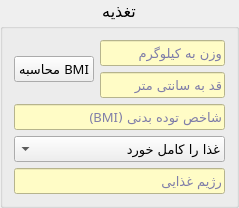
       <widget class="QGroupBox" name="grp_nutrition">
        <property name="font">
         <font>
          <family>IRANYekanXFaNum ExtraBold</family>
          <pointsize>12</pointsize>
          <weight>50</weight>
          <italic>false</italic>
          <bold>false</bold>
         </font>
        </property>
        <property name="title">
         <string>تغذیه</string>
        </property>
        <property name="alignment">
         <set>Qt::AlignCenter</set>
        </property>
        <layout class="QGridLayout" name="gridLayout_12">
         <item row="0" column="0">
          <layout class="QGridLayout" name="lot_nutrition">
           <item row="0" column="1">
            <widget class="QLineEdit" name="txt_weight">
             <property name="palette">
              <palette>
               <active>
                <colorrole role="WindowText">
                 <brush brushstyle="SolidPattern">
                  <color alpha="255">
                   <red>0</red>
                   <green>0</green>
                   <blue>139</blue>
                  </color>
                 </brush>
                </colorrole>
                <colorrole role="Button">
                 <brush brushstyle="SolidPattern">
                  <color alpha="255">
                   <red>255</red>
                   <green>252</green>
                   <blue>198</blue>
                  </color>
                 </brush>
                </colorrole>
                <colorrole role="Text">
                 <brush brushstyle="SolidPattern">
                  <color alpha="255">
                   <red>0</red>
                   <green>0</green>
                   <blue>139</blue>
                  </color>
                 </brush>
                </colorrole>
                <colorrole role="ButtonText">
                 <brush brushstyle="SolidPattern">
                  <color alpha="255">
                   <red>0</red>
                   <green>0</green>
                   <blue>139</blue>
                  </color>
                 </brush>
                </colorrole>
                <colorrole role="Base">
                 <brush brushstyle="SolidPattern">
                  <color alpha="255">
                   <red>255</red>
                   <green>252</green>
                   <blue>198</blue>
                  </color>
                 </brush>
                </colorrole>
                <colorrole role="Window">
                 <brush brushstyle="SolidPattern">
                  <color alpha="255">
                   <red>255</red>
                   <green>252</green>
                   <blue>198</blue>
                  </color>
                 </brush>
                </colorrole>
                <colorrole role="PlaceholderText">
                 <brush brushstyle="NoBrush">
                  <color alpha="128">
                   <red>0</red>
                   <green>0</green>
                   <blue>139</blue>
                  </color>
                 </brush>
                </colorrole>
               </active>
               <inactive>
                <colorrole role="WindowText">
                 <brush brushstyle="SolidPattern">
                  <color alpha="255">
                   <red>0</red>
                   <green>0</green>
                   <blue>139</blue>
                  </color>
                 </brush>
                </colorrole>
                <colorrole role="Button">
                 <brush brushstyle="SolidPattern">
                  <color alpha="255">
                   <red>255</red>
                   <green>252</green>
                   <blue>198</blue>
                  </color>
                 </brush>
                </colorrole>
                <colorrole role="Text">
                 <brush brushstyle="SolidPattern">
                  <color alpha="255">
                   <red>0</red>
                   <green>0</green>
                   <blue>139</blue>
                  </color>
                 </brush>
                </colorrole>
                <colorrole role="ButtonText">
                 <brush brushstyle="SolidPattern">
                  <color alpha="255">
                   <red>0</red>
                   <green>0</green>
                   <blue>139</blue>
                  </color>
                 </brush>
                </colorrole>
                <colorrole role="Base">
                 <brush brushstyle="SolidPattern">
                  <color alpha="255">
                   <red>255</red>
                   <green>252</green>
                   <blue>198</blue>
                  </color>
                 </brush>
                </colorrole>
                <colorrole role="Window">
                 <brush brushstyle="SolidPattern">
                  <color alpha="255">
                   <red>255</red>
                   <green>252</green>
                   <blue>198</blue>
                  </color>
                 </brush>
                </colorrole>
                <colorrole role="PlaceholderText">
                 <brush brushstyle="NoBrush">
                  <color alpha="128">
                   <red>0</red>
                   <green>0</green>
                   <blue>139</blue>
                  </color>
                 </brush>
                </colorrole>
               </inactive>
               <disabled>
                <colorrole role="WindowText">
                 <brush brushstyle="SolidPattern">
                  <color alpha="255">
                   <red>0</red>
                   <green>0</green>
                   <blue>139</blue>
                  </color>
                 </brush>
                </colorrole>
                <colorrole role="Button">
                 <brush brushstyle="SolidPattern">
                  <color alpha="255">
                   <red>255</red>
                   <green>252</green>
                   <blue>198</blue>
                  </color>
                 </brush>
                </colorrole>
                <colorrole role="Text">
                 <brush brushstyle="SolidPattern">
                  <color alpha="255">
                   <red>0</red>
                   <green>0</green>
                   <blue>139</blue>
                  </color>
                 </brush>
                </colorrole>
                <colorrole role="ButtonText">
                 <brush brushstyle="SolidPattern">
                  <color alpha="255">
                   <red>0</red>
                   <green>0</green>
                   <blue>139</blue>
                  </color>
                 </brush>
                </colorrole>
                <colorrole role="Base">
                 <brush brushstyle="SolidPattern">
                  <color alpha="255">
                   <red>255</red>
                   <green>252</green>
                   <blue>198</blue>
                  </color>
                 </brush>
                </colorrole>
                <colorrole role="Window">
                 <brush brushstyle="SolidPattern">
                  <color alpha="255">
                   <red>255</red>
                   <green>252</green>
                   <blue>198</blue>
                  </color>
                 </brush>
                </colorrole>
                <colorrole role="PlaceholderText">
                 <brush brushstyle="NoBrush">
                  <color alpha="128">
                   <red>0</red>
                   <green>0</green>
                   <blue>139</blue>
                  </color>
                 </brush>
                </colorrole>
               </disabled>
              </palette>
             </property>
             <property name="font">
              <font>
               <family>IRANYekanXFaNum</family>
               <pointsize>10</pointsize>
               <weight>50</weight>
               <italic>false</italic>
               <bold>false</bold>
               <kerning>false</kerning>
              </font>
             </property>
             <property name="placeholderText">
              <string>وزن به کیلوگرم</string>
             </property>
            </widget>
           </item>
           <item row="1" column="1">
            <widget class="QLineEdit" name="txt_height">
             <property name="palette">
              <palette>
               <active>
                <colorrole role="WindowText">
                 <brush brushstyle="SolidPattern">
                  <color alpha="255">
                   <red>0</red>
                   <green>0</green>
                   <blue>139</blue>
                  </color>
                 </brush>
                </colorrole>
                <colorrole role="Button">
                 <brush brushstyle="SolidPattern">
                  <color alpha="255">
                   <red>255</red>
                   <green>252</green>
                   <blue>198</blue>
                  </color>
                 </brush>
                </colorrole>
                <colorrole role="Text">
                 <brush brushstyle="SolidPattern">
                  <color alpha="255">
                   <red>0</red>
                   <green>0</green>
                   <blue>139</blue>
                  </color>
                 </brush>
                </colorrole>
                <colorrole role="ButtonText">
                 <brush brushstyle="SolidPattern">
                  <color alpha="255">
                   <red>0</red>
                   <green>0</green>
                   <blue>139</blue>
                  </color>
                 </brush>
                </colorrole>
                <colorrole role="Base">
                 <brush brushstyle="SolidPattern">
                  <color alpha="255">
                   <red>255</red>
                   <green>252</green>
                   <blue>198</blue>
                  </color>
                 </brush>
                </colorrole>
                <colorrole role="Window">
                 <brush brushstyle="SolidPattern">
                  <color alpha="255">
                   <red>255</red>
                   <green>252</green>
                   <blue>198</blue>
                  </color>
                 </brush>
                </colorrole>
                <colorrole role="PlaceholderText">
                 <brush brushstyle="NoBrush">
                  <color alpha="128">
                   <red>0</red>
                   <green>0</green>
                   <blue>139</blue>
                  </color>
                 </brush>
                </colorrole>
               </active>
               <inactive>
                <colorrole role="WindowText">
                 <brush brushstyle="SolidPattern">
                  <color alpha="255">
                   <red>0</red>
                   <green>0</green>
                   <blue>139</blue>
                  </color>
                 </brush>
                </colorrole>
                <colorrole role="Button">
                 <brush brushstyle="SolidPattern">
                  <color alpha="255">
                   <red>255</red>
                   <green>252</green>
                   <blue>198</blue>
                  </color>
                 </brush>
                </colorrole>
                <colorrole role="Text">
                 <brush brushstyle="SolidPattern">
                  <color alpha="255">
                   <red>0</red>
                   <green>0</green>
                   <blue>139</blue>
                  </color>
                 </brush>
                </colorrole>
                <colorrole role="ButtonText">
                 <brush brushstyle="SolidPattern">
                  <color alpha="255">
                   <red>0</red>
                   <green>0</green>
                   <blue>139</blue>
                  </color>
                 </brush>
                </colorrole>
                <colorrole role="Base">
                 <brush brushstyle="SolidPattern">
                  <color alpha="255">
                   <red>255</red>
                   <green>252</green>
                   <blue>198</blue>
                  </color>
                 </brush>
                </colorrole>
                <colorrole role="Window">
                 <brush brushstyle="SolidPattern">
                  <color alpha="255">
                   <red>255</red>
                   <green>252</green>
                   <blue>198</blue>
                  </color>
                 </brush>
                </colorrole>
                <colorrole role="PlaceholderText">
                 <brush brushstyle="NoBrush">
                  <color alpha="128">
                   <red>0</red>
                   <green>0</green>
                   <blue>139</blue>
                  </color>
                 </brush>
                </colorrole>
               </inactive>
               <disabled>
                <colorrole role="WindowText">
                 <brush brushstyle="SolidPattern">
                  <color alpha="255">
                   <red>0</red>
                   <green>0</green>
                   <blue>139</blue>
                  </color>
                 </brush>
                </colorrole>
                <colorrole role="Button">
                 <brush brushstyle="SolidPattern">
                  <color alpha="255">
                   <red>255</red>
                   <green>252</green>
                   <blue>198</blue>
                  </color>
                 </brush>
                </colorrole>
                <colorrole role="Text">
                 <brush brushstyle="SolidPattern">
                  <color alpha="255">
                   <red>0</red>
                   <green>0</green>
                   <blue>139</blue>
                  </color>
                 </brush>
                </colorrole>
                <colorrole role="ButtonText">
                 <brush brushstyle="SolidPattern">
                  <color alpha="255">
                   <red>0</red>
                   <green>0</green>
                   <blue>139</blue>
                  </color>
                 </brush>
                </colorrole>
                <colorrole role="Base">
                 <brush brushstyle="SolidPattern">
                  <color alpha="255">
                   <red>255</red>
                   <green>252</green>
                   <blue>198</blue>
                  </color>
                 </brush>
                </colorrole>
                <colorrole role="Window">
                 <brush brushstyle="SolidPattern">
                  <color alpha="255">
                   <red>255</red>
                   <green>252</green>
                   <blue>198</blue>
                  </color>
                 </brush>
                </colorrole>
                <colorrole role="PlaceholderText">
                 <brush brushstyle="NoBrush">
                  <color alpha="128">
                   <red>0</red>
                   <green>0</green>
                   <blue>139</blue>
                  </color>
                 </brush>
                </colorrole>
               </disabled>
              </palette>
             </property>
             <property name="font">
              <font>
               <family>IRANYekanXFaNum</family>
               <pointsize>10</pointsize>
               <weight>50</weight>
               <italic>false</italic>
               <bold>false</bold>
               <kerning>false</kerning>
              </font>
             </property>
             <property name="placeholderText">
              <string>قد به سانتی متر</string>
             </property>
            </widget>
           </item>
           <item row="2" column="0" colspan="2">
            <widget class="QLineEdit" name="txt_bmi">
             <property name="palette">
              <palette>
               <active>
                <colorrole role="WindowText">
                 <brush brushstyle="SolidPattern">
                  <color alpha="255">
                   <red>0</red>
                   <green>0</green>
                   <blue>139</blue>
                  </color>
                 </brush>
                </colorrole>
                <colorrole role="Button">
                 <brush brushstyle="SolidPattern">
                  <color alpha="255">
                   <red>255</red>
                   <green>252</green>
                   <blue>198</blue>
                  </color>
                 </brush>
                </colorrole>
                <colorrole role="Text">
                 <brush brushstyle="SolidPattern">
                  <color alpha="255">
                   <red>0</red>
                   <green>0</green>
                   <blue>139</blue>
                  </color>
                 </brush>
                </colorrole>
                <colorrole role="ButtonText">
                 <brush brushstyle="SolidPattern">
                  <color alpha="255">
                   <red>0</red>
                   <green>0</green>
                   <blue>139</blue>
                  </color>
                 </brush>
                </colorrole>
                <colorrole role="Base">
                 <brush brushstyle="SolidPattern">
                  <color alpha="255">
                   <red>255</red>
                   <green>252</green>
                   <blue>198</blue>
                  </color>
                 </brush>
                </colorrole>
                <colorrole role="Window">
                 <brush brushstyle="SolidPattern">
                  <color alpha="255">
                   <red>255</red>
                   <green>252</green>
                   <blue>198</blue>
                  </color>
                 </brush>
                </colorrole>
                <colorrole role="PlaceholderText">
                 <brush brushstyle="NoBrush">
                  <color alpha="128">
                   <red>0</red>
                   <green>0</green>
                   <blue>139</blue>
                  </color>
                 </brush>
                </colorrole>
               </active>
               <inactive>
                <colorrole role="WindowText">
                 <brush brushstyle="SolidPattern">
                  <color alpha="255">
                   <red>0</red>
                   <green>0</green>
                   <blue>139</blue>
                  </color>
                 </brush>
                </colorrole>
                <colorrole role="Button">
                 <brush brushstyle="SolidPattern">
                  <color alpha="255">
                   <red>255</red>
                   <green>252</green>
                   <blue>198</blue>
                  </color>
                 </brush>
                </colorrole>
                <colorrole role="Text">
                 <brush brushstyle="SolidPattern">
                  <color alpha="255">
                   <red>0</red>
                   <green>0</green>
                   <blue>139</blue>
                  </color>
                 </brush>
                </colorrole>
                <colorrole role="ButtonText">
                 <brush brushstyle="SolidPattern">
                  <color alpha="255">
                   <red>0</red>
                   <green>0</green>
                   <blue>139</blue>
                  </color>
                 </brush>
                </colorrole>
                <colorrole role="Base">
                 <brush brushstyle="SolidPattern">
                  <color alpha="255">
                   <red>255</red>
                   <green>252</green>
                   <blue>198</blue>
                  </color>
                 </brush>
                </colorrole>
                <colorrole role="Window">
                 <brush brushstyle="SolidPattern">
                  <color alpha="255">
                   <red>255</red>
                   <green>252</green>
                   <blue>198</blue>
                  </color>
                 </brush>
                </colorrole>
                <colorrole role="PlaceholderText">
                 <brush brushstyle="NoBrush">
                  <color alpha="128">
                   <red>0</red>
                   <green>0</green>
                   <blue>139</blue>
                  </color>
                 </brush>
                </colorrole>
               </inactive>
               <disabled>
                <colorrole role="WindowText">
                 <brush brushstyle="SolidPattern">
                  <color alpha="255">
                   <red>0</red>
                   <green>0</green>
                   <blue>139</blue>
                  </color>
                 </brush>
                </colorrole>
                <colorrole role="Button">
                 <brush brushstyle="SolidPattern">
                  <color alpha="255">
                   <red>255</red>
                   <green>252</green>
                   <blue>198</blue>
                  </color>
                 </brush>
                </colorrole>
                <colorrole role="Text">
                 <brush brushstyle="SolidPattern">
                  <color alpha="255">
                   <red>0</red>
                   <green>0</green>
                   <blue>139</blue>
                  </color>
                 </brush>
                </colorrole>
                <colorrole role="ButtonText">
                 <brush brushstyle="SolidPattern">
                  <color alpha="255">
                   <red>0</red>
                   <green>0</green>
                   <blue>139</blue>
                  </color>
                 </brush>
                </colorrole>
                <colorrole role="Base">
                 <brush brushstyle="SolidPattern">
                  <color alpha="255">
                   <red>255</red>
                   <green>252</green>
                   <blue>198</blue>
                  </color>
                 </brush>
                </colorrole>
                <colorrole role="Window">
                 <brush brushstyle="SolidPattern">
                  <color alpha="255">
                   <red>255</red>
                   <green>252</green>
                   <blue>198</blue>
                  </color>
                 </brush>
                </colorrole>
                <colorrole role="PlaceholderText">
                 <brush brushstyle="NoBrush">
                  <color alpha="128">
                   <red>0</red>
                   <green>0</green>
                   <blue>139</blue>
                  </color>
                 </brush>
                </colorrole>
               </disabled>
              </palette>
             </property>
             <property name="font">
              <font>
               <family>IRANYekanXFaNum</family>
               <pointsize>10</pointsize>
               <weight>50</weight>
               <italic>false</italic>
               <bold>false</bold>
               <kerning>false</kerning>
              </font>
             </property>
             <property name="styleSheet">
              <string notr="true"/>
             </property>
             <property name="readOnly">
              <bool>true</bool>
             </property>
             <property name="placeholderText">
              <string>شاخص توده بدنی (BMI)</string>
             </property>
            </widget>
           </item>
           <item row="3" column="0" colspan="2">
            <widget class="QComboBox" name="cbx_eat">
             <property name="font">
              <font>
               <family>IRANYekanXFaNum</family>
               <pointsize>10</pointsize>
               <weight>50</weight>
               <italic>false</italic>
               <bold>false</bold>
               <kerning>false</kerning>
              </font>
             </property>
             <property name="layoutDirection">
              <enum>Qt::RightToLeft</enum>
             </property>
             <item>
              <property name="text">
               <string>غذا را کامل خورد</string>
              </property>
             </item>
             <item>
              <property name="text">
               <string>نصف خورد</string>
              </property>
             </item>
             <item>
              <property name="text">
               <string>کمتر از نصف خورد</string>
              </property>
             </item>
             <item>
              <property name="text">
               <string>نخورد</string>
              </property>
             </item>
            </widget>
           </item>
           <item row="6" column="0" colspan="2">
            <widget class="QLineEdit" name="txt_diet">
             <property name="palette">
              <palette>
               <active>
                <colorrole role="WindowText">
                 <brush brushstyle="SolidPattern">
                  <color alpha="255">
                   <red>0</red>
                   <green>0</green>
                   <blue>139</blue>
                  </color>
                 </brush>
                </colorrole>
                <colorrole role="Button">
                 <brush brushstyle="SolidPattern">
                  <color alpha="255">
                   <red>255</red>
                   <green>252</green>
                   <blue>198</blue>
                  </color>
                 </brush>
                </colorrole>
                <colorrole role="Text">
                 <brush brushstyle="SolidPattern">
                  <color alpha="255">
                   <red>0</red>
                   <green>0</green>
                   <blue>139</blue>
                  </color>
                 </brush>
                </colorrole>
                <colorrole role="ButtonText">
                 <brush brushstyle="SolidPattern">
                  <color alpha="255">
                   <red>0</red>
                   <green>0</green>
                   <blue>139</blue>
                  </color>
                 </brush>
                </colorrole>
                <colorrole role="Base">
                 <brush brushstyle="SolidPattern">
                  <color alpha="255">
                   <red>255</red>
                   <green>252</green>
                   <blue>198</blue>
                  </color>
                 </brush>
                </colorrole>
                <colorrole role="Window">
                 <brush brushstyle="SolidPattern">
                  <color alpha="255">
                   <red>255</red>
                   <green>252</green>
                   <blue>198</blue>
                  </color>
                 </brush>
                </colorrole>
                <colorrole role="PlaceholderText">
                 <brush brushstyle="NoBrush">
                  <color alpha="128">
                   <red>0</red>
                   <green>0</green>
                   <blue>139</blue>
                  </color>
                 </brush>
                </colorrole>
               </active>
               <inactive>
                <colorrole role="WindowText">
                 <brush brushstyle="SolidPattern">
                  <color alpha="255">
                   <red>0</red>
                   <green>0</green>
                   <blue>139</blue>
                  </color>
                 </brush>
                </colorrole>
                <colorrole role="Button">
                 <brush brushstyle="SolidPattern">
                  <color alpha="255">
                   <red>255</red>
                   <green>252</green>
                   <blue>198</blue>
                  </color>
                 </brush>
                </colorrole>
                <colorrole role="Text">
                 <brush brushstyle="SolidPattern">
                  <color alpha="255">
                   <red>0</red>
                   <green>0</green>
                   <blue>139</blue>
                  </color>
                 </brush>
                </colorrole>
                <colorrole role="ButtonText">
                 <brush brushstyle="SolidPattern">
                  <color alpha="255">
                   <red>0</red>
                   <green>0</green>
                   <blue>139</blue>
                  </color>
                 </brush>
                </colorrole>
                <colorrole role="Base">
                 <brush brushstyle="SolidPattern">
                  <color alpha="255">
                   <red>255</red>
                   <green>252</green>
                   <blue>198</blue>
                  </color>
                 </brush>
                </colorrole>
                <colorrole role="Window">
                 <brush brushstyle="SolidPattern">
                  <color alpha="255">
                   <red>255</red>
                   <green>252</green>
                   <blue>198</blue>
                  </color>
                 </brush>
                </colorrole>
                <colorrole role="PlaceholderText">
                 <brush brushstyle="NoBrush">
                  <color alpha="128">
                   <red>0</red>
                   <green>0</green>
                   <blue>139</blue>
                  </color>
                 </brush>
                </colorrole>
               </inactive>
               <disabled>
                <colorrole role="WindowText">
                 <brush brushstyle="SolidPattern">
                  <color alpha="255">
                   <red>0</red>
                   <green>0</green>
                   <blue>139</blue>
                  </color>
                 </brush>
                </colorrole>
                <colorrole role="Button">
                 <brush brushstyle="SolidPattern">
                  <color alpha="255">
                   <red>255</red>
                   <green>252</green>
                   <blue>198</blue>
                  </color>
                 </brush>
                </colorrole>
                <colorrole role="Text">
                 <brush brushstyle="SolidPattern">
                  <color alpha="255">
                   <red>0</red>
                   <green>0</green>
                   <blue>139</blue>
                  </color>
                 </brush>
                </colorrole>
                <colorrole role="ButtonText">
                 <brush brushstyle="SolidPattern">
                  <color alpha="255">
                   <red>0</red>
                   <green>0</green>
                   <blue>139</blue>
                  </color>
                 </brush>
                </colorrole>
                <colorrole role="Base">
                 <brush brushstyle="SolidPattern">
                  <color alpha="255">
                   <red>255</red>
                   <green>252</green>
                   <blue>198</blue>
                  </color>
                 </brush>
                </colorrole>
                <colorrole role="Window">
                 <brush brushstyle="SolidPattern">
                  <color alpha="255">
                   <red>255</red>
                   <green>252</green>
                   <blue>198</blue>
                  </color>
                 </brush>
                </colorrole>
                <colorrole role="PlaceholderText">
                 <brush brushstyle="NoBrush">
                  <color alpha="128">
                   <red>0</red>
                   <green>0</green>
                   <blue>139</blue>
                  </color>
                 </brush>
                </colorrole>
               </disabled>
              </palette>
             </property>
             <property name="font">
              <font>
               <family>IRANYekanXFaNum</family>
               <pointsize>10</pointsize>
               <weight>50</weight>
               <italic>false</italic>
               <bold>false</bold>
               <kerning>false</kerning>
              </font>
             </property>
             <property name="placeholderText">
              <string>رژیم غذایی</string>
             </property>
            </widget>
           </item>
           <item row="0" column="0" rowspan="2">
            <widget class="QPushButton" name="btn_calculateBMI">
             <property name="font">
              <font>
               <family>IRANYekanXFaNum</family>
               <pointsize>10</pointsize>
               <weight>50</weight>
               <italic>false</italic>
               <bold>false</bold>
              </font>
             </property>
             <property name="text">
              <string>محاسبه BMI</string>
             </property>
            </widget>
           </item>
          </layout>
         </item>
        </layout>
       </widget>
